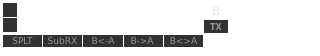
       <widget class="QWidget" name="widget_12" native="true">
        <property name="minimumSize">
         <size>
          <width>320</width>
          <height>0</height>
         </size>
        </property>
        <property name="maximumSize">
         <size>
          <width>16777215</width>
          <height>16777215</height>
         </size>
        </property>
        <property name="styleSheet">
         <string notr="true">QWidget {
background-color: transparent;
}

QPushButton { /* all types of tool button */ 
color: #969696;
border: 0px solid #2e3236; /*#848584;*/
border-radius: 0px;
background-color: #323232;
}

QPushButton:hover { /* all types of tool button */
color: #C8C8C8;
border: 1px solid #a75e16; /*#848584;*/
border-radius: 0px;
background-color:#646464;
}

QPushButton:pressed {
background-color: #998A23;
color: WHITE;
border: 0px solid #124159;
}

QPushButton::checked {
background-color: #998A23;
color: WHITE;
border: 0px solid #124159;
}

/* the subcontrols below are used only in the MenuButtonPopup mode */
QPushButton::menu-button {
border: 1px solid gray;
border-top-right-radius: 6px;
border-bottom-right-radius: 6px;
/* 16px width + 4px for border = 20px allocated above */
width: 16px;
}

QPushButton::menu-arrow {
image: url(downarrow.png);
}

QPushButton::menu-arrow:open {
top: 1px; left: 1px; /* shift it a bit */
}

QToolButton { /* all types of tool button */ 
color:  #F9CEB8; /*#00FF00;*/
border: 1px solid  #F9CEB8; /*#00B000;*/
border-radius: 0px;
/*background-color: qlineargradient(x1: 0, y1: 0, x2: 0, y2: 1,
stop: 0 #e7e7e7, stop:0.45 #c8c9c9, stop:0.5 #bcbebc, stop: 1 #818382);*/
}

QToolButton:hover { /* all types of tool button */
color: white;
border: 1px solid #F9CEB8; /* green;*/
}

QToolButton:pressed {
color:  white; /*#00FF00;*/
border: 1px solid  #F9CEB8; /*#00B000;*/
}

QToolButton:checked {
color:  #F9CEB8; /*#00FF00;*/
border: 1px solid  #F9CEB8; /*#00B000;*/

}</string>
        </property>
        <widget class="QWidget" name="gridWidget_2" native="true">
         <property name="geometry">
          <rect>
           <x>3</x>
           <y>35</y>
           <width>200</width>
           <height>12</height>
          </rect>
         </property>
         <property name="styleSheet">
          <string notr="true">QPushButton {
border: 0px solid #000000;
border-radius: 0px;
background-color:#323232;
color: #969696;
}

QPushButton:hover {
background-color: #646464;
color: #C8C8C8;
}

QPushButton:disabled {
color: #787878;
}

QPushButton:pressed {
background-color: #998A23;
color: #FFFFFF;
}

QPushButton::checked {
background-color: #007D00;
color: #FFFFFF;
}</string>
         </property>
         <layout class="QGridLayout" name="gridLayout_7">
          <property name="leftMargin">
           <number>0</number>
          </property>
          <property name="topMargin">
           <number>0</number>
          </property>
          <property name="rightMargin">
           <number>0</number>
          </property>
          <property name="bottomMargin">
           <number>0</number>
          </property>
          <property name="horizontalSpacing">
           <number>1</number>
          </property>
          <property name="verticalSpacing">
           <number>0</number>
          </property>
          <item row="1" column="2">
           <widget class="QPushButton" name="pbAtoB">
            <property name="minimumSize">
             <size>
              <width>0</width>
              <height>12</height>
             </size>
            </property>
            <property name="maximumSize">
             <size>
              <width>80</width>
              <height>12</height>
             </size>
            </property>
            <property name="font">
             <font>
              <family>Verdana</family>
              <pointsize>7</pointsize>
             </font>
            </property>
            <property name="toolTip">
             <string>Copy VFO A to VFO B</string>
            </property>
            <property name="text">
             <string>B&lt;-A</string>
            </property>
            <property name="checkable">
             <bool>false</bool>
            </property>
            <property name="checked">
             <bool>false</bool>
            </property>
           </widget>
          </item>
          <item row="1" column="0">
           <widget class="QPushButton" name="pbSplit">
            <property name="minimumSize">
             <size>
              <width>0</width>
              <height>12</height>
             </size>
            </property>
            <property name="maximumSize">
             <size>
              <width>80</width>
              <height>12</height>
             </size>
            </property>
            <property name="font">
             <font>
              <family>Verdana</family>
              <pointsize>7</pointsize>
             </font>
            </property>
            <property name="toolTip">
             <string>Enable Split Mode</string>
            </property>
            <property name="text">
             <string> SPLT </string>
            </property>
            <property name="checkable">
             <bool>true</bool>
            </property>
            <property name="checked">
             <bool>false</bool>
            </property>
           </widget>
          </item>
          <item row="1" column="4">
           <widget class="QPushButton" name="pbAswapB">
            <property name="minimumSize">
             <size>
              <width>0</width>
              <height>12</height>
             </size>
            </property>
            <property name="maximumSize">
             <size>
              <width>80</width>
              <height>12</height>
             </size>
            </property>
            <property name="font">
             <font>
              <family>Verdana</family>
              <pointsize>7</pointsize>
             </font>
            </property>
            <property name="toolTip">
             <string>Swap VFO A with VFO B</string>
            </property>
            <property name="text">
             <string>B&lt;&gt;A</string>
            </property>
            <property name="checkable">
             <bool>false</bool>
            </property>
            <property name="checked">
             <bool>false</bool>
            </property>
           </widget>
          </item>
          <item row="1" column="3">
           <widget class="QPushButton" name="pbAfromB">
            <property name="minimumSize">
             <size>
              <width>0</width>
              <height>12</height>
             </size>
            </property>
            <property name="maximumSize">
             <size>
              <width>80</width>
              <height>12</height>
             </size>
            </property>
            <property name="font">
             <font>
              <family>Verdana</family>
              <pointsize>7</pointsize>
             </font>
            </property>
            <property name="toolTip">
             <string>Copy VFO B to VFO A</string>
            </property>
            <property name="text">
             <string>B-&gt;A </string>
            </property>
            <property name="checkable">
             <bool>false</bool>
            </property>
            <property name="checked">
             <bool>false</bool>
            </property>
           </widget>
          </item>
          <item row="1" column="1">
           <widget class="QPushButton" name="pbRx2">
            <property name="minimumSize">
             <size>
              <width>0</width>
              <height>12</height>
             </size>
            </property>
            <property name="maximumSize">
             <size>
              <width>80</width>
              <height>12</height>
             </size>
            </property>
            <property name="font">
             <font>
              <family>Verdana</family>
              <pointsize>7</pointsize>
             </font>
            </property>
            <property name="toolTip">
             <string>Enable second receiver</string>
            </property>
            <property name="text">
             <string>SubRX</string>
            </property>
            <property name="checkable">
             <bool>true</bool>
            </property>
            <property name="checked">
             <bool>false</bool>
            </property>
           </widget>
          </item>
         </layout>
        </widget>
        <widget class="QLabel" name="label_4">
         <property name="geometry">
          <rect>
           <x>212</x>
           <y>5</y>
           <width>8</width>
           <height>12</height>
          </rect>
         </property>
         <property name="palette">
          <palette>
           <active>
            <colorrole role="WindowText">
             <brush brushstyle="SolidPattern">
              <color alpha="255">
               <red>229</red>
               <green>229</green>
               <blue>229</blue>
              </color>
             </brush>
            </colorrole>
            <colorrole role="Button">
             <brush brushstyle="SolidPattern">
              <color alpha="0">
               <red>0</red>
               <green>0</green>
               <blue>0</blue>
              </color>
             </brush>
            </colorrole>
            <colorrole role="Text">
             <brush brushstyle="SolidPattern">
              <color alpha="255">
               <red>229</red>
               <green>229</green>
               <blue>229</blue>
              </color>
             </brush>
            </colorrole>
            <colorrole role="ButtonText">
             <brush brushstyle="SolidPattern">
              <color alpha="255">
               <red>229</red>
               <green>229</green>
               <blue>229</blue>
              </color>
             </brush>
            </colorrole>
            <colorrole role="Base">
             <brush brushstyle="SolidPattern">
              <color alpha="0">
               <red>0</red>
               <green>0</green>
               <blue>0</blue>
              </color>
             </brush>
            </colorrole>
            <colorrole role="Window">
             <brush brushstyle="SolidPattern">
              <color alpha="0">
               <red>0</red>
               <green>0</green>
               <blue>0</blue>
              </color>
             </brush>
            </colorrole>
           </active>
           <inactive>
            <colorrole role="WindowText">
             <brush brushstyle="SolidPattern">
              <color alpha="255">
               <red>229</red>
               <green>229</green>
               <blue>229</blue>
              </color>
             </brush>
            </colorrole>
            <colorrole role="Button">
             <brush brushstyle="SolidPattern">
              <color alpha="0">
               <red>0</red>
               <green>0</green>
               <blue>0</blue>
              </color>
             </brush>
            </colorrole>
            <colorrole role="Text">
             <brush brushstyle="SolidPattern">
              <color alpha="255">
               <red>229</red>
               <green>229</green>
               <blue>229</blue>
              </color>
             </brush>
            </colorrole>
            <colorrole role="ButtonText">
             <brush brushstyle="SolidPattern">
              <color alpha="255">
               <red>229</red>
               <green>229</green>
               <blue>229</blue>
              </color>
             </brush>
            </colorrole>
            <colorrole role="Base">
             <brush brushstyle="SolidPattern">
              <color alpha="0">
               <red>0</red>
               <green>0</green>
               <blue>0</blue>
              </color>
             </brush>
            </colorrole>
            <colorrole role="Window">
             <brush brushstyle="SolidPattern">
              <color alpha="0">
               <red>0</red>
               <green>0</green>
               <blue>0</blue>
              </color>
             </brush>
            </colorrole>
           </inactive>
           <disabled>
            <colorrole role="WindowText">
             <brush brushstyle="SolidPattern">
              <color alpha="255">
               <red>229</red>
               <green>229</green>
               <blue>229</blue>
              </color>
             </brush>
            </colorrole>
            <colorrole role="Button">
             <brush brushstyle="SolidPattern">
              <color alpha="0">
               <red>0</red>
               <green>0</green>
               <blue>0</blue>
              </color>
             </brush>
            </colorrole>
            <colorrole role="Text">
             <brush brushstyle="SolidPattern">
              <color alpha="255">
               <red>229</red>
               <green>229</green>
               <blue>229</blue>
              </color>
             </brush>
            </colorrole>
            <colorrole role="ButtonText">
             <brush brushstyle="SolidPattern">
              <color alpha="255">
               <red>229</red>
               <green>229</green>
               <blue>229</blue>
              </color>
             </brush>
            </colorrole>
            <colorrole role="Base">
             <brush brushstyle="SolidPattern">
              <color alpha="0">
               <red>0</red>
               <green>0</green>
               <blue>0</blue>
              </color>
             </brush>
            </colorrole>
            <colorrole role="Window">
             <brush brushstyle="SolidPattern">
              <color alpha="0">
               <red>0</red>
               <green>0</green>
               <blue>0</blue>
              </color>
             </brush>
            </colorrole>
           </disabled>
          </palette>
         </property>
         <property name="font">
          <font>
           <pointsize>9</pointsize>
          </font>
         </property>
         <property name="styleSheet">
          <string notr="true"/>
         </property>
         <property name="text">
          <string>B</string>
         </property>
        </widget>
        <widget class="QWidget" name="wdgVfoB" native="true">
         <property name="geometry">
          <rect>
           <x>20</x>
           <y>3</y>
           <width>172</width>
           <height>31</height>
          </rect>
         </property>
         <property name="minimumSize">
          <size>
           <width>172</width>
           <height>31</height>
          </size>
         </property>
         <property name="maximumSize">
          <size>
           <width>158</width>
           <height>31</height>
          </size>
         </property>
        </widget>
        <widget class="QPushButton" name="pbVfoB">
         <property name="enabled">
          <bool>true</bool>
         </property>
         <property name="geometry">
          <rect>
           <x>204</x>
           <y>20</y>
           <width>24</width>
           <height>13</height>
          </rect>
         </property>
         <property name="minimumSize">
          <size>
           <width>24</width>
           <height>13</height>
          </size>
         </property>
         <property name="maximumSize">
          <size>
           <width>24</width>
           <height>13</height>
          </size>
         </property>
         <property name="font">
          <font>
           <family>Verdana</family>
           <pointsize>6</pointsize>
           <weight>75</weight>
           <bold>true</bold>
          </font>
         </property>
         <property name="toolTip">
          <string>Noise Redaction</string>
         </property>
         <property name="styleSheet">
          <string notr="true">QPushButton { /* all types of tool button */ 
color: #969696;
border: 0px solid #2e3236;
border-radius: 0px;
background-color: #323232;
}

QPushButton:hover { /* all types of tool button */
color:#C8C8C8;
border: 0px solid rgb(255, 0, 0);
background-color: #646464;
}

QPushButton:pressed {
color: white;
border: 0px solid rgb(255, 0, 0); 
background-color: #A30932;
}

QPushButton:checked {
color: white;
border: 0px solid rgb(255, 0, 0);
background-color: #A30932;
}</string>
         </property>
         <property name="text">
          <string>TX</string>
         </property>
         <property name="checkable">
          <bool>true</bool>
         </property>
         <property name="checked">
          <bool>false</bool>
         </property>
        </widget>
        <widget class="QPushButton" name="pbVfoB_Up_Band">
         <property name="geometry">
          <rect>
           <x>3</x>
           <y>3</y>
           <width>14</width>
           <height>14</height>
          </rect>
         </property>
         <property name="minimumSize">
          <size>
           <width>0</width>
           <height>0</height>
          </size>
         </property>
         <property name="maximumSize">
          <size>
           <width>14</width>
           <height>21</height>
          </size>
         </property>
         <property name="font">
          <font>
           <family>Verdana</family>
           <pointsize>7</pointsize>
          </font>
         </property>
         <property name="styleSheet">
          <string notr="true">QPushButton {
/*color: #ceeefa;*/ /*E5E5E5;*/
border: 1px solid #2e3236; /*#124159;*/
border-radius: 0px;
background-color: qlineargradient(x1: 0, y1: 0, x2: 0, y2: 1,
stop: 0 #bfbfbf, stop:0.45 #515253, stop:0.5 #25272b, stop: 1 #2e3236);
}
QPushButton:hover {
background-color: qlineargradient(x1: 0, y1: 0, x2: 0, y2: 1,
stop: 0 #eeeeee, stop:0.5 #5b5e63, stop:0.55 #363b3d, stop: 1 #5d606b);
color: WHITE;
border: 1px solid #2e3236;
}
QPushButton:disabled {
border: 1px solid #2e3236; /*#124159;*/
border-radius: 0px;
background-color: qlineargradient(x1: 0, y1: 0, x2: 0, y2: 1,
stop: 0 #bfbfbf, stop:0.45 #515253, stop:0.5 #25272b, stop: 1 #2e3236);
color: #959595;
}
QPushButton:pressed {
background-color:qlineargradient(x1: 0, y1: 0, x2: 0, y2: 1,
stop: 0 #f4d4b4, stop:0.45 #b77738, stop:0.5 #a7601b, stop: 1 #884d12);
/*background-color: qlineargradient(x1: 0, y1: 0, x2: 0, y2: 1,
stop: 0 #267194, stop:0.45 #307FA4, stop:0.5 #3987AC, stop: 1 #549EC1); */
color: WHITE;
border: 1px solid #124159;
}
QPushButton:flat {
border: none; /* no border for a flat push button */
}
QPushButton::checked {
background-color:qlineargradient(x1: 0, y1: 0, x2: 0, y2: 1,
stop: 0 #f4d4b4, stop:0.45 #b77738, stop:0.5 #a7601b, stop: 1 #884d12);
color: WHITE;
border: 1px solid #124159;
}
QPushButton:default {
border-color: navy; /* make the default button prominent */
}</string>
         </property>
         <property name="text">
          <string/>
         </property>
         <property name="icon">
          <iconset resource="images.qrc">
           <normaloff>:/images/spin/up.png</normaloff>:/images/spin/up.png</iconset>
         </property>
         <property name="iconSize">
          <size>
           <width>10</width>
           <height>10</height>
          </size>
         </property>
         <property name="checkable">
          <bool>false</bool>
         </property>
        </widget>
        <widget class="QPushButton" name="pbVfoB_Down_Band">
         <property name="geometry">
          <rect>
           <x>3</x>
           <y>18</y>
           <width>14</width>
           <height>14</height>
          </rect>
         </property>
         <property name="minimumSize">
          <size>
           <width>0</width>
           <height>0</height>
          </size>
         </property>
         <property name="maximumSize">
          <size>
           <width>14</width>
           <height>21</height>
          </size>
         </property>
         <property name="font">
          <font>
           <family>Verdana</family>
           <pointsize>7</pointsize>
          </font>
         </property>
         <property name="styleSheet">
          <string notr="true">QPushButton {
/*color: #ceeefa;*/ /*E5E5E5;*/
border: 1px solid #2e3236; /*#124159;*/
border-radius: 0px;
background-color: qlineargradient(x1: 0, y1: 0, x2: 0, y2: 1,
stop: 0 #bfbfbf, stop:0.45 #515253, stop:0.5 #25272b, stop: 1 #2e3236);
}
QPushButton:hover {
background-color: qlineargradient(x1: 0, y1: 0, x2: 0, y2: 1,
stop: 0 #eeeeee, stop:0.5 #5b5e63, stop:0.55 #363b3d, stop: 1 #5d606b);
color: WHITE;
border: 1px solid #2e3236;
}
QPushButton:disabled {
border: 1px solid #2e3236; /*#124159;*/
border-radius: 0px;
background-color: qlineargradient(x1: 0, y1: 0, x2: 0, y2: 1,
stop: 0 #bfbfbf, stop:0.45 #515253, stop:0.5 #25272b, stop: 1 #2e3236);
color: #959595;
}
QPushButton:pressed {
background-color:qlineargradient(x1: 0, y1: 0, x2: 0, y2: 1,
stop: 0 #f4d4b4, stop:0.45 #b77738, stop:0.5 #a7601b, stop: 1 #884d12);
/*background-color: qlineargradient(x1: 0, y1: 0, x2: 0, y2: 1,
stop: 0 #267194, stop:0.45 #307FA4, stop:0.5 #3987AC, stop: 1 #549EC1); */
color: WHITE;
border: 1px solid #124159;
}
QPushButton:flat {
border: none; /* no border for a flat push button */
}
QPushButton::checked {
background-color:qlineargradient(x1: 0, y1: 0, x2: 0, y2: 1,
stop: 0 #f4d4b4, stop:0.45 #b77738, stop:0.5 #a7601b, stop: 1 #884d12);
color: WHITE;
border: 1px solid #124159;
}
QPushButton:default {
border-color: navy; /* make the default button prominent */
}</string>
         </property>
         <property name="text">
          <string/>
         </property>
         <property name="icon">
          <iconset resource="images.qrc">
           <normaloff>:/images/spin/down.png</normaloff>:/images/spin/down.png</iconset>
         </property>
         <property name="iconSize">
          <size>
           <width>10</width>
           <height>10</height>
          </size>
         </property>
         <property name="checkable">
          <bool>false</bool>
         </property>
        </widget>
       </widget>
